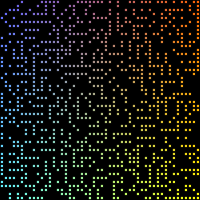
Frame 1 (no input)
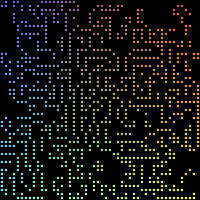
Frame 60 (no input)
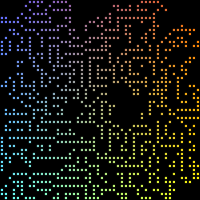
Frame 120 (the mouse pressed at the canvas centre since frame 60)

The p5.js sketch that drew these frames (run headless with seeded random() and noise() and a simulated clock; from frame 60 on, the mouse is pressed at the canvas centre):

// p5.js sketch
// ── sketch.js
let N = 50;

let WIDTH = 200;
let HEIGHT = 200;

let TILESIZE = WIDTH/N;

let grid = [];
let G;

function setup() {
  createCanvas(WIDTH, HEIGHT);
  
  G = new Grid();
  G.initialize();
}

function draw_grid(){
  for (let i=0; i<=N; i++){
    stroke(0);
    line(0, i*TILESIZE, WIDTH, i*TILESIZE);
    line(i*TILESIZE, 0, i*TILESIZE, HEIGHT);
  }
}

function draw() {
  background(0);
  
  G.update();
}
// ── system.js
class Grid{
  constructor(){
    this.grid = []
    this.directions = [[1,1],[-1,1],[-1,-1],[1,-1],[1,0],[0,1],[-1,0],[0,-1]];
  }
  
  initialize(){
    for (let i=0; i<N; i++){
      var temp = [];
      for (let j=0; j<N; j++){
        var k = 1;
        if (random() < 0.5){
          k = 0;
        }
        temp.push(k);
      }
      this.grid.push(temp);
    }
  }
  
  copy(new_grid){
    for (let i=0; i<N; i++){
      for (let j=0; j<N; j++){
        this.grid[i][j] = new_grid[i][j];
      }
    }
  }
  
  // The main algorithm representing the rules of Game of Life
  apply(){
    var new_grid = [];
    
    for (let i=0; i<N; i++){
      var temp = [];
      for (let j=0; j<N; j++){
        var count = this.search(i,j);
        
        if (this.grid[i][j]==1){
          if (count>=2 && count<=3){
            temp.push(1);
            this.grid[i][j] = 1;
          }else{
            temp.push(0);
            this.grid[i][j] = 0;
          }
        }else{
          if (count==3){
            temp.push(1);
            this.grid[i][j] = 1;
          }else{
            temp.push(0);
            this.grid[i][j] = 0;
          }
        }
      }
      new_grid.push(temp);
    }
        
    //this.grid = new_grid;
    //this.copy(new_grid);
  }
  
  search(i, j){
    var count = 0;
    var x, y;
    for (var dir of this.directions){
      x = i+dir[0];
      y = j+dir[1];
      
      if (x < 0 || x >= N || y < 0 || y >= N){
        continue;
      }
      if (this.grid[x][y]==1){
        count++;
      }
    }
    return count;
  }
        
  update(){
    this.apply();
    this.display();
  }
  
  display(){
    for (let i=0; i<N; i++){
      for (let j=0; j<N; j++){
        var r = map(i, 0, N, 100, 255);
        var g = map(j, 0, N, 100, 255);
        var b = map(i, 0, N, 255, 0);
        
        if (this.grid[i][j]==0){
          r = 0;
          g = 0;
          b = 0;
        }
        
        fill(r,g,b);
        //rect(i*TILESIZE, j*TILESIZE, TILESIZE, TILESIZE);
        ellipse(i*TILESIZE+TILESIZE/2, j*TILESIZE+TILESIZE/2, TILESIZE);
      }
    }
    draw_grid();
  }

}
